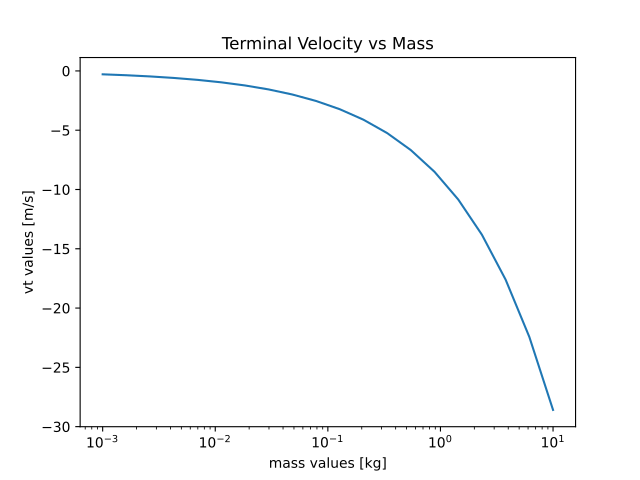

Here is the Python script that generated this plot:
from scipy.integrate import solve_ivp
import numpy as np
from math import sqrt

# note: params can also be passed to the function describing the system
#       see solve_ivp docs
# m, air_k specified as parameters
params=[1.0, 0.12]

# "event function" used to terminate the integration
# this function terminates the integral on a zero crossing
# with a negative slope
def hit_ground(t,y):
    return y[2]
hit_ground.terminal = True
hit_ground.direction = -1

def func(t,y):
    g = 9.81
    m = params[0]
    air_k = params[1]
    v = sqrt(y[1]*y[1] + y[3]*y[3])
    f0 = y[1]                         # f_ri
    f1 = -air_k * v * y[1] / m        # f_vi
    #f1 = 0        # f_vi
    f2 = y[3]                         # f_rj
    f3 = -air_k * v * y[3] / m - g    # f_vj
    #f3 = -g    # f_vj
    return [f0,f1,f2,f3]

#starting coordinates
y0=[0,10,0,10]   # x=0, vx=10 m/s, y=0, vy=10 m/s

t = np.linspace(0,6.6,400)
sol = solve_ivp(func, [0,6.6], y0, t_eval=t)#, events=[hit_ground])
yf=sol.y  # array of coordiantes at each time step
#print(f"Hitting ground at t = {sol.t_events[0][0]:.3f} seconds")
#print(yf)
#for y in sol:
#    print(y)

from matplotlib import pyplot as plt

x=np.array(yf[0])
vx=np.array(yf[1])
y=np.array(yf[2])
vy=np.array(yf[3])
ke = 0.5 * params[0] * (vx*vx+vy*vy)
pe = params[0]*9.81*y

acc_y = -params[1]*np.sqrt(np.power(vx,2)+np.power(vy,2))*vy/params[0] - 9.81

term_vel = vy[np.where(np.abs(acc_y)<0.001)[0][0]]

print(f"Terminal Velocity is {term_vel} for mass {params[0]} kg")

masses = np.logspace(-3,1,20)

vts = []
t = np.linspace(0,20,1000)

for mass in masses:
    params[0] = mass
    
    y0=[0,10,0,10]   # x=0, vx=10 m/s, y=0, vy=10 m/s

    sol = solve_ivp(func, [0,20], y0, t_eval=t)#, events=[hit_ground])
    yf=sol.y
    vx=np.array(yf[1])
    vy=np.array(yf[3])

    acc_y = -params[1]*np.sqrt(np.power(vx,2)+np.power(vy,2))*vy/params[0] - 9.81
    term_vel = vy[np.where(np.abs(acc_y)<0.001)[0][0]]

    vts.append(term_vel)


fig = plt.figure()
plt.semilogx(masses, vts)
plt.xlabel('mass values [kg]')
plt.ylabel('vt values [m/s]')
plt.title('Terminal Velocity vs Mass')
plt.savefig("vterm.pdf")


# plt.subplot(1, 2, 1)
# plt.plot(x,y,'-')
# plt.xlabel('x values [m]')
# plt.ylabel('y values [m]')
# plt.title('y vs x')


# plt.subplot(1, 2, 2)
# plt.plot(sol.t,ke,'-')
# plt.xlabel('time [s]')
# plt.ylabel('KE [J]')
# plt.title('KE vs t')

# plt.subplot(1, 2, 2)
# plt.plot(sol.t,ke+pe,'-')
# plt.xlabel('time [s]')
# plt.ylabel('E [J]')
# plt.title('E vs t')

plt.tight_layout()
print("Close plot window to exit")
plt.show()
